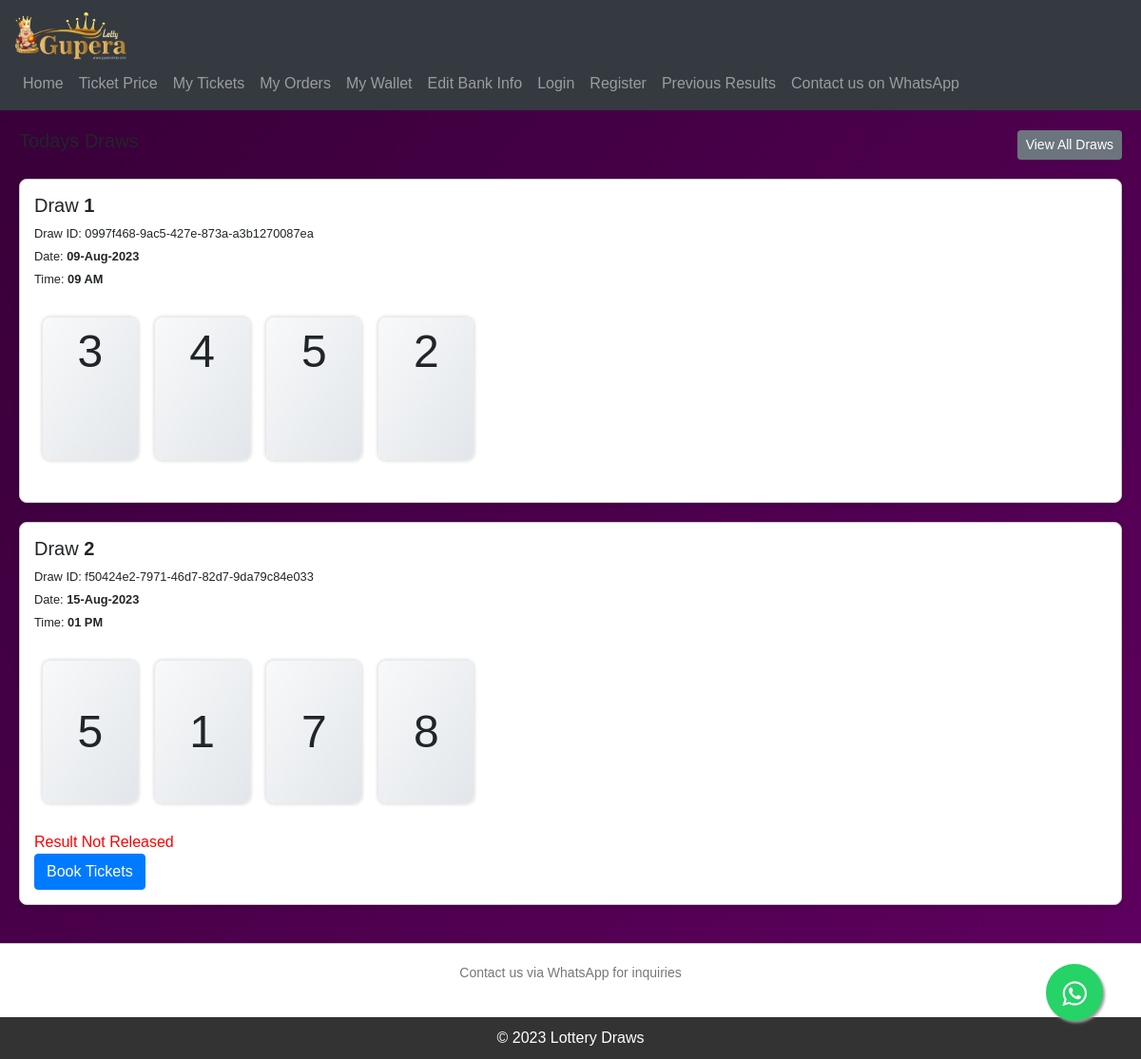
The page / on the database its author committed.
### KuberaApp/models.py (models this page shows, shortened)
class Draw(models.Model):
    draw_uuid          = models.UUIDField(default=uuid.uuid4, editable=False, unique=True)
    draw_date          = models.DateField()
    draw_time          = models.TimeField()
    result_number      = models.PositiveIntegerField(default=0)
    released           = models.BooleanField(default=False)
    winning_percentage = models.DecimalField(max_digits=5, decimal_places=2,blank=True,null=True)
    loot_amount        = models.DecimalField(max_digits=10, decimal_places=2,blank=True,null=True)
    is_active          = models.BooleanField(default=False)
    result_generated   = models.BooleanField(default=False)
    orders_accepted   = models.BooleanField(default=False)

### KuberaApp/views.py (the view)
# urls.py: 2. Add a URL to urlpatterns:  path('', views.home, name='home')
def home(request):
    active_draws = Draw.objects.filter(is_active=True)
    context = {
        'active_draws': active_draws,
    }
    return render(request, 'kuberaapp/home.html', context)

### KuberaApp/context_processor.py (called while the page is built)
def website_info_context(request):
    try:
        website_info = WebsiteInfo.objects.first()  # Retrieve the first WebsiteInfo object
    except WebsiteInfo.DoesNotExist:
        website_info = None
    context = {
        'website_info': website_info
    }
    return context

### templates/kuberaapp/home.html (shortened to what this page needs)
{% extends 'base.html' %}
{% load static %}
{% block content %}
<div class="" style="padding:20px; background: linear-gradient(135deg, #380038, #5e005e);">
    <div class="draw-header">
        <h5>Todays Draws</h5>
        <a href="{% url 'draws_list' %}" class="btn btn-secondary btn-sm">View All Draws</a>
    </div>
    {% for draw in active_draws %}
    <div class="draw-card">
        <h5>Draw <b>{{ draw.pk }}</b></h5>
        <small>Draw ID: {{ draw.draw_uuid }}</small><br>
        <small>Date: <b>{{ draw.draw_date|date:"d-M-Y" }}</b></small><br>
        <small>Time: <b>{{ draw.draw_time|time:"h A" }}</b></small><br>
        {% if draw.result_generated %}
            <div class="slot-animation1">
                <div class="doors1">
                    <div class="door1">
                        <div class="boxes1">
                            <div class="box1">{{ draw.result_number|stringformat:"d"|slice:":1" }}</div>
                        </div>
                    </div>
                    <div class="door1">
                        <div class="boxes1">
                            <div class="box1">{{ draw.result_number|stringformat:"d"|slice:"1:2" }}</div>
                        </div>
                    </div>
                    <div class="door1">
                        <div class="boxes1">
                            <div class="box1">{{ draw.result_number|stringformat:"d"|slice:"2:3" }}</div>
                        </div>
                    </div>
                    <div class="door1">
                        <div class="boxes1">
                            <div class="box1">{{ draw.result_number|stringformat:"d"|slice:"3:4" }}</div>
                        </div>
                    </div>
                </div>
            </div>
        {% else %}
        <div class="slot-animation">
            <div class="doors">
                <div class="door">
                    <div class="boxes">
                    </div>
                </div>
                <div class="door">
                    <div class="boxes">
                    </div>
                </div>
                <div class="door">
                    <div class="boxes">
                    </div>
                </div>
                <div class="door">
                    <div class="boxes">
                    </div>
                </div>
            </div>
        </div>
            <p class="result-not-released">Result Not Released</p>
            <a href={% url 'book_tickets' draw.pk %} class="btn btn-primary">Book Tickets</a>
        {% endif %}
    </div>
    {% endfor %}
</div>
{% endblock %}

### templates/base.html (style rules this page uses)
body { margin: 0; padding: 0; background: linear-gradient(135deg, #380038, #5e005e); font-family: Arial, sans-serif; }
.draw-card { border: 1px solid #ccc; padding: 10px; margin-bottom: 10px; }
.draw-card h5 { margin-bottom: 5px; }
.draw-card p { margin: 0; }

### templates/kuberaapp/home.html (style rules this page uses)
.slot-animation { margin: 20px 0; }
.doors { display: flex; }
.door { background: linear-gradient(to bottom right, #f8f9fa, #e2e6ea); box-shadow: 0 0 3px 2px rgba(0, 0, 0, 0.1); width: 100px; height: 150px; overflow: hidden; border-radius: 1ex; margin: 1ch; }
.boxes { transition: transform 1s ease-in-out; }
.slot-animation1 { margin: 20px 0; }
.doors1 { display: flex; }
.door1 { background: linear-gradient(to bottom right, #f8f9fa, #e2e6ea); box-shadow: 0 0 3px 2px rgba(0, 0, 0, 0.1); width: 100px; height: 150px; overflow: hidden; border-radius: 1ex; margin: 1ch; }
.boxes1 { transition: transform 1s ease-in-out; }
.box1 { display: flex; justify-content: center; align-items: center; font-size: 3rem; }
.draw-header { display: flex; justify-content: space-between; align-items: center; margin-bottom: 20px; }
.draw-card { background-color: #fff; border-radius: 8px; padding: 15px; box-shadow: 0px 3px 6px rgba(0, 0, 0, 0.1); margin-bottom: 20px; }
.result-not-released { color: red; margin-top: 10px; }

### rows shown on the page
Draw: pk "1", draw_uuid "0997f468-9ac5-427e-873a-a3b1270087ea", draw_date "09-Aug-2023", draw_time "09 AM", result_number "3", result_number "4", result_number "5", result_number "2"
Draw: pk "2", draw_uuid "f50424e2-7971-46d7-82d7-9da79c84e033", draw_date "15-Aug-2023", draw_time "01 PM", result_generated "5"
